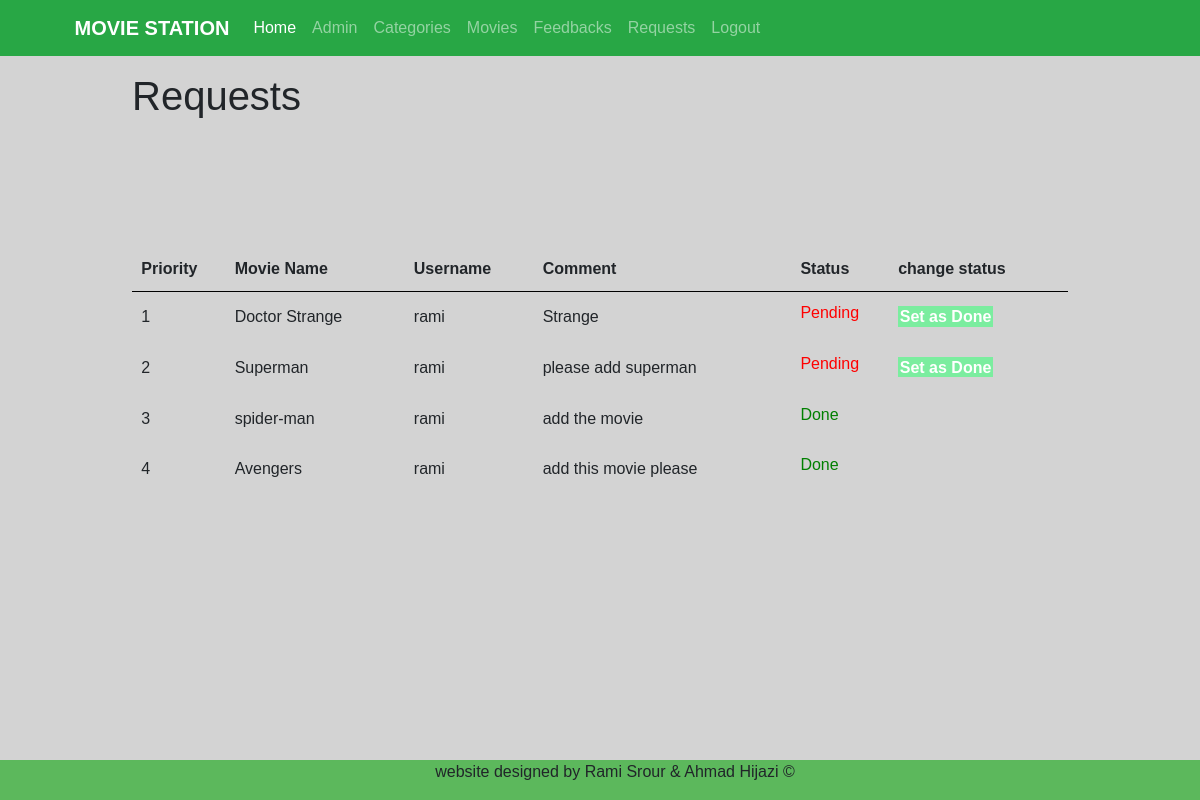
/senior_project/admin/manage_requests.php (signed in), run on the app's committed database.
### tables this page shows
CREATE TABLE `requests` (
  `id` int(11) NOT NULL,
  `movie` varchar(80) DEFAULT NULL,
  `comment` text DEFAULT NULL,
  `status` varchar(10) NOT NULL DEFAULT 'Pending',
  `uid` int(11) NOT NULL
);

CREATE TABLE `user` (
  `id` int(11) NOT NULL,
  `Email` varchar(50) DEFAULT NULL,
  `username` varchar(50) DEFAULT NULL,
  `password` varchar(50) DEFAULT NULL
);

### senior_project/admin/manage_requests.php (the view, shortened to what this page needs)
<?php include('partials/menu.php');
?><?php include('partials/menu.php');
?>
<div class="main-content">
    <div class="wrapper">
    <h1>Requests</h1>
    <br> <br> <br>
    <br><br>
                <table class="table-full">
                    <tr><th>Priority</th>
                        <th>Movie Name</th>
                        <th>Username</th>
                        <th>Comment</th>
                        <th>Status</th>
                        <th>change status</th>
                    </tr>
                    <?php
                        $sql = "SELECT requests.id, requests.movie, requests.comment,requests.status, user.username username from requests inner join user on user.id = requests.uid ORDER BY status DESC";
                        $conn = mysqli_connect($server, $user, $pass, $database) or die("can't open connection");
                        $result = mysqli_query($conn,$sql);
                        $count = mysqli_num_rows($result);
                        $sn = 1;
                        if($count>0){
                            while($row=mysqli_fetch_assoc($result)){
                                $id = $row['id'];
                                $movie = $row['movie'];
                                $comment = $row['comment'];
                                $status = $row['status'];
                                $username = $row['username'];
                                ?>
                                <tr>
                                    <td><?php echo $sn++; ?></td>
                                    <td><?php echo $movie; ?></td>
                                    <td><?php echo $username; ?></td>
                                    <td><?php echo $comment; ?></td>
                                    <td><?php if($status=="Pending"){echo "<label style='color: red;'>$status</label>";} else{echo "<label style='color: green;'>$status</label>";} ?></td>
                                    <?php
                                    if($status == "Pending"){
                                    ?>
                                    <td>
                                        <a href = "update_requests.php?id=<?php echo $id;?>"class = "btn-secondary">Set as Done</a>
                                    </td>
                                    <?php }?>
                                </tr>
                                <?php
                            }
                        }
                        else{
                            echo "<tr><td colspan='12'class='alert alert-danger' role='alert'>There is no Requests yet :(</td></tr>";
                        }
                    ?>
                </table>
    </div>
</div>
<?php include('partials/footer.php') ?>

### senior_project/admin/admin.css (style rules this page uses)
* { margin: 0; padding: 0; font-family: Arial, Helvetica, sans-serif; }
body { background-color: lightgray; }
.wrapper { padding: 1%; width: 80%; margin: 0 auto; }
.main-content { background-color: lightgrey; padding-bottom:10%; padding-top: 5%; height: 100%; }
.table-full { width: 100%; }
table tr th { border-bottom: 1px solid black; padding: 1%; text-align: left; }
table tr td { padding: 1%; }
.btn-secondary { background-color: #7bed9f; padding: 1%; color: #ffff; text-decoration: none; font-weight: bold; }

### data on the page
requests: movie "Doctor Strange", uid.username "rami", comment "Strange", status "Pending"
requests: movie "Superman", uid.username "rami", comment "please add superman", status "Pending"
requests: movie "spider-man", uid.username "rami", comment "add the movie", status "Done"
requests: movie "Avengers", uid.username "rami", comment "add this movie please", status "Done"
